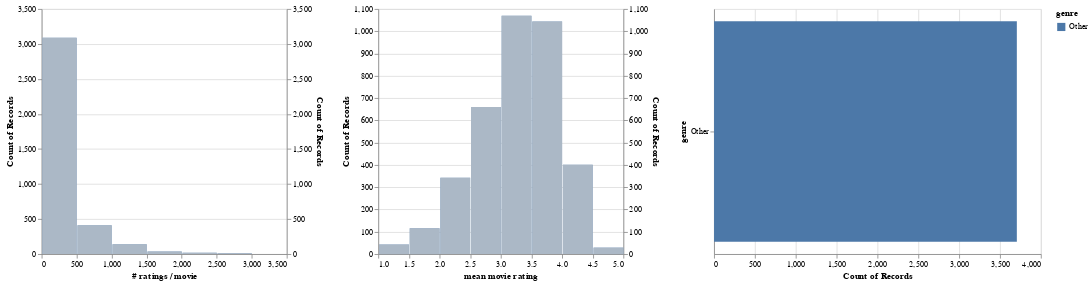

Write notebook code for a chart like this one.
### Code cell
# Display the number of ratings and average rating per movie.
alt.hconcat(
    filtered_hist('rating count', '# ratings / movie', genre_filter),
    filtered_hist('rating mean', 'mean movie rating', genre_filter),
    genre_chart,
    data=movies_ratings)

### Figure 1 — Vega-Lite specification as saved in the notebook (floating-point values rounded to 4 significant figures; data arrays with more than 128 entries replaced by an {"elided": "..."} marker saying what was removed)
{"config": {"view": {"continuousWidth": 400, "continuousHeight": 300}}, "hconcat": [{"layer": [{"mark": "bar", "encoding": {"x": {"bin": {"maxbins": 10}, "field": "rating count", "title": "# ratings / movie", "type": "quantitative"}, "y": {"aggregate": "count", "type": "quantitative"}}, "transform": [{"filter": {"selection": "selector002"}}], "width": 300}, {"mark": "bar", "encoding": {"color": {"value": "lightgray"}, "opacity": {"value": 0.7}, "x": {"bin": {"maxbins": 10}, "field": "rating count", "title": "# ratings / movie", "type": "quantitative"}, "y": {"aggregate": "count", "type": "quantitative"}}, "width": 300}], "resolve": {"scale": {"y": "independent"}}}, {"layer": [{"mark": "bar", "encoding": {"x": {"bin": {"maxbins": 10}, "field": "rating mean", "title": "mean movie rating", "type": "quantitative"}, "y": {"aggregate": "count", "type": "quantitative"}}, "transform": [{"filter": {"selection": "selector002"}}], "width": 300}, {"mark": "bar", "encoding": {"color": {"value": "lightgray"}, "opacity": {"value": 0.7}, "x": {"bin": {"maxbins": 10}, "field": "rating mean", "title": "mean movie rating", "type": "quantitative"}, "y": {"aggregate": "count", "type": "quantitative"}}, "width": 300}], "resolve": {"scale": {"y": "independent"}}}, {"mark": "bar", "encoding": {"color": {"condition": {"field": "genre", "type": "nominal", "selection": "selector002"}, "value": "lightgray"}, "x": {"aggregate": "count", "type": "quantitative"}, "y": {"field": "genre", "type": "nominal"}}, "height": 300, "selection": {"selector002": {"type": "multi", "fields": ["genre"]}}}], "data": {"name": "data-697af9fb1099019ff9160a969b073171"}, "$schema": "https://vega.github.io/schema/vega-lite/v4.17.0.json", "datasets": {"data-697af9fb1099019ff9160a969b073171": {"elided": "3706 records"}}}
